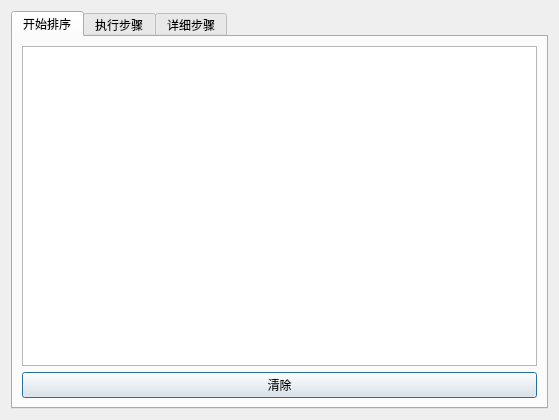
<?xml version="1.0" encoding="UTF-8"?>
<ui version="4.0">
 <class>Dialog_3</class>
 <widget class="QDialog" name="Dialog_3">
  <property name="geometry">
   <rect>
    <x>0</x>
    <y>0</y>
    <width>559</width>
    <height>420</height>
   </rect>
  </property>
  <property name="windowTitle">
   <string>Dialog</string>
  </property>
  <layout class="QVBoxLayout" name="verticalLayout_5">
   <item>
    <layout class="QVBoxLayout" name="verticalLayout">
     <item>
      <widget class="QTabWidget" name="tabWidget">
       <property name="currentIndex">
        <number>0</number>
       </property>
       <widget class="QWidget" name="tab_1">
        <attribute name="title">
         <string>开始排序</string>
        </attribute>
        <layout class="QVBoxLayout" name="verticalLayout_2">
         <item>
          <widget class="QTableView" name="source"/>
         </item>
         <item>
          <widget class="QPushButton" name="pushButton">
           <property name="text">
            <string>清除</string>
           </property>
          </widget>
         </item>
        </layout>
       </widget>
       <widget class="QWidget" name="tab_2">
        <attribute name="title">
         <string>执行步骤</string>
        </attribute>
        <layout class="QVBoxLayout" name="verticalLayout_3">
         <item>
          <widget class="QTableWidget" name="step">
           <row>
            <property name="text">
             <string>原始数据</string>
            </property>
           </row>
          </widget>
         </item>
        </layout>
       </widget>
       <widget class="QWidget" name="tab_3">
        <attribute name="title">
         <string>详细步骤</string>
        </attribute>
        <layout class="QVBoxLayout" name="verticalLayout_4">
         <item>
          <widget class="QLabel" name="label">
           <property name="frameShape">
            <enum>QFrame::WinPanel</enum>
           </property>
           <property name="frameShadow">
            <enum>QFrame::Raised</enum>
           </property>
           <property name="text">
            <string>快速排序详细步骤:</string>
           </property>
          </widget>
         </item>
         <item>
          <widget class="QTextEdit" name="textEdit"/>
         </item>
        </layout>
       </widget>
      </widget>
     </item>
    </layout>
   </item>
  </layout>
 </widget>
 <resources/>
 <connections/>
</ui>
